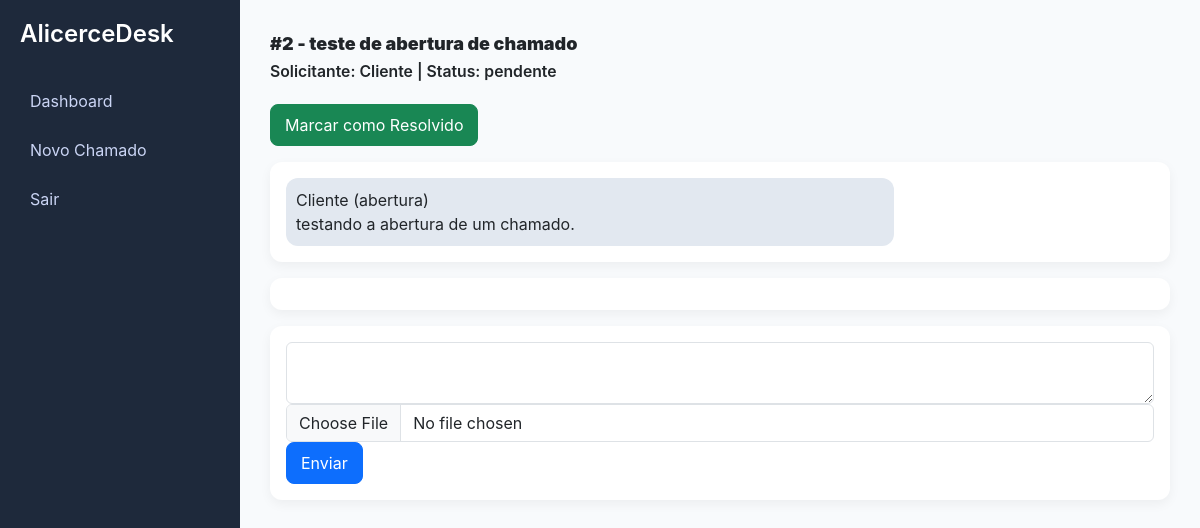
/chamado_ver.php?id=2 (signed in), run on the app's committed database.
### tables this page shows
CREATE TABLE IF NOT EXISTS `chamados` (
  `id` int NOT NULL AUTO_INCREMENT,
  `assunto` varchar(255) DEFAULT NULL,
  `descricao` text,
  `status` enum('aberto','pendente','resolvido') DEFAULT 'aberto',
  `solicitante_id` int DEFAULT NULL,
  `atendente_id` int DEFAULT NULL,
  `criado_em` timestamp NULL DEFAULT CURRENT_TIMESTAMP,
  `resolvido_em` datetime DEFAULT NULL,
  `primeira_resposta_em` datetime DEFAULT NULL,
  PRIMARY KEY (`id`),
  KEY `solicitante_id` (`solicitante_id`),
  KEY `atendente_id` (`atendente_id`),
  CONSTRAINT `chamados_ibfk_1` FOREIGN KEY (`solicitante_id`) REFERENCES `usuarios` (`id`),
  CONSTRAINT `chamados_ibfk_2` FOREIGN KEY (`atendente_id`) REFERENCES `usuarios` (`id`)
);

CREATE TABLE IF NOT EXISTS `usuarios` (
  `id` int NOT NULL AUTO_INCREMENT,
  `nome` varchar(100) DEFAULT NULL,
  `email` varchar(100) DEFAULT NULL,
  `senha` varchar(255) DEFAULT NULL,
  `perfil` enum('admin','agente','cliente') DEFAULT 'cliente',
  `criado_em` timestamp NULL DEFAULT CURRENT_TIMESTAMP,
  PRIMARY KEY (`id`),
  UNIQUE KEY `email` (`email`)
);

### config/auth.php (called while the page is built, shortened)
<?php
function isAdmin() {
    return $_SESSION['usuario']['perfil'] === 'admin';
}
function isAgenteOuAdmin() {
    return isAdmin() || isAgente();
}

### public/chamado_ver.php (the view, shortened to what this page needs)
<?php
require_once('../config/database.php');
require_once('../config/auth.php');
$id = $_GET['id'];
$stmt = $conn->prepare("
    SELECT c.*, u.nome as solicitante
    FROM chamados c
    JOIN usuarios u ON c.solicitante_id = u.id
    WHERE c.id=?
");
$stmt->bind_param("i", $id);
$stmt->execute();
$chamado = $stmt->get_result()->fetch_assoc();
?>
<!DOCTYPE html>
<html>
<head>
    <link href="https://cdn.jsdelivr.net/npm/bootstrap@5.3.0/dist/css/bootstrap.min.css" rel="stylesheet">
    <link rel="stylesheet" href="assets/css/style.css">
</head>
<body>
<div class="sidebar">
    <h4>AlicerceDesk</h4>
    <a href="dashboard.php">Dashboard</a>
    <a href="chamado_criar.php">Novo Chamado</a>
    <a href="logout.php">Sair</a>
</div>
<div class="content">
    <div class="topbar">
        <strong>#<?= $id ?> - <?= $chamado['assunto'] ?></strong><br>
        <small>
            Solicitante: <?= $chamado['solicitante'] ?> |
            Status: <?= $chamado['status'] ?>
        </small>
    </div>
    <?php if (isAgenteOuAdmin() && $chamado['status'] != 'resolvido'): ?>
        <a href="?id=<?= $id ?>&resolver=1" class="btn btn-success mb-3">
            Marcar como Resolvido
        </a>
    <?php endif; ?>
    <div class="card p-3 mb-3">
        <div class="chat-container">
            <div class="chat-bubble chat-other">
                <div class="chat-autor"><?= $chamado['solicitante'] ?> (abertura)</div>
                <?= nl2br($chamado['descricao']) ?>
            </div>
        </div>
    </div>
    <div class="card p-3 mb-3">
    </div>
    <div class="card p-3">
        <form method="POST" enctype="multipart/form-data" class="chat-input">
            <textarea name="mensagem" class="form-control" rows="2" required></textarea>
            <input type="file" name="arquivo" class="form-control">
            <button class="btn btn-primary">Enviar</button>
        </form>
    </div>
</div>
</body>
</html>

### public/assets/css/style.css (style rules this page uses)
body { margin: 0; font-family: 'Inter', sans-serif; background-color: #f8fafc; }
.sidebar { width: 240px; height: 100vh; position: fixed; background: #1e293b; color: #fff; padding: 20px; }
.sidebar h4 { margin-bottom: 30px; font-weight: 600; }
.sidebar a { display: block; padding: 10px; border-radius: 8px; color: #cbd5f5; text-decoration: none; margin-bottom: 5px; }
.content { margin-left: 240px; padding: 30px; }
.topbar { font-size: 18px; font-weight: 600; margin-bottom: 20px; }
.card { border: none; border-radius: 12px; background: #fff; box-shadow: 0 4px 12px rgba(0,0,0,0.05); }
.btn { border-radius: 8px; padding: 8px 14px; }
.chat-bubble { border-radius: 12px; padding: 10px; max-width: 70%; }
.chat-other { background: #e2e8f0; }
.sidebar a { display: flex; align-items: center; gap: 10px; }

### data on the page
chamados: assunto "teste de abertura de chamado", solicitante.nome "Cliente", status "pendente", descricao "testando a abertura de um chamado."

### other printed values
$id "2"
